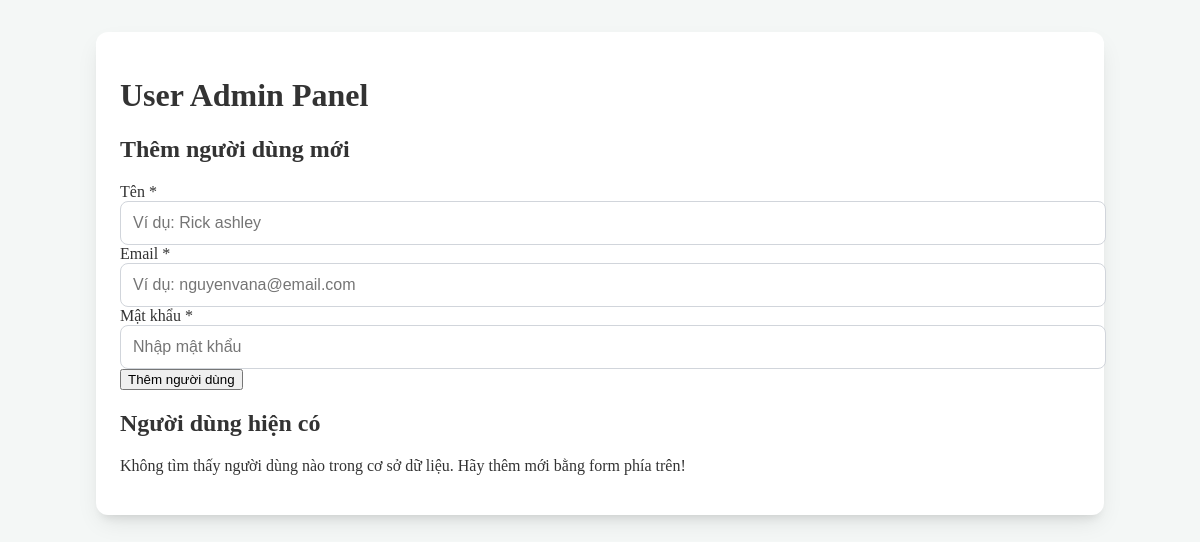
The app's page /Admin/User_admin.php, older data.
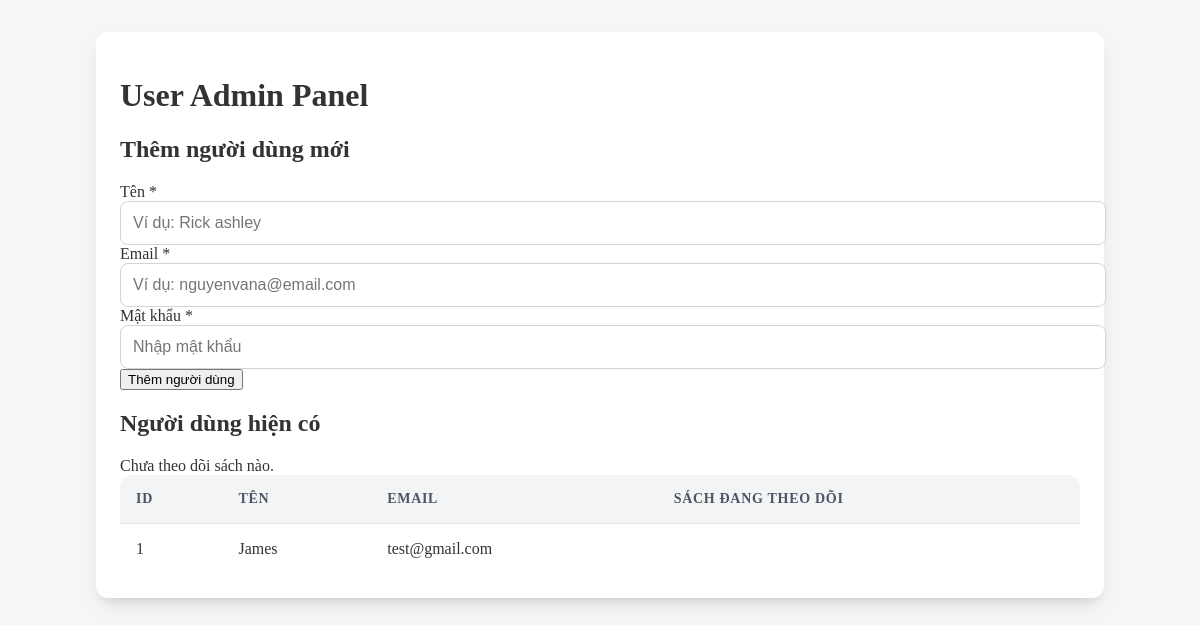
The same page, newer data.
### tables this page shows
CREATE TABLE users (
            id INTEGER PRIMARY KEY AUTOINCREMENT,
            name TEXT NOT NULL,
            email TEXT NOT NULL UNIQUE,
            password TEXT NOT NULL
        );

### Admin/User_admin.php (the view, shortened to what this page needs)
<?php
$databaseFile = '../DB/Database.db';
try {
    $pdo = new PDO("sqlite:" . $databaseFile);
    $pdo->setAttribute(PDO::ATTR_ERRMODE, PDO::ERRMODE_EXCEPTION);
    $pdo->setAttribute(PDO::ATTR_DEFAULT_FETCH_MODE, PDO::FETCH_ASSOC);
    $createUsersTableSQL = "
        CREATE TABLE IF NOT EXISTS users (
            id INTEGER PRIMARY KEY AUTOINCREMENT,
            name TEXT NOT NULL,
            email TEXT NOT NULL UNIQUE,
            password TEXT NOT NULL
        );
    ";
    $pdo->exec($createUsersTableSQL);
    $createUserBooksFollowedTableSQL = "
        CREATE TABLE IF NOT EXISTS user_books_followed (
            user_id INTEGER NOT NULL,
            book_id INTEGER NOT NULL,
            PRIMARY KEY (user_id, book_id),
            FOREIGN KEY (user_id) REFERENCES users(id) ON DELETE CASCADE,
            FOREIGN KEY (book_id) REFERENCES books(id) ON DELETE CASCADE
        );
    ";
    $pdo->exec($createUserBooksFollowedTableSQL);
    $users = [];
    $selectUsersSQL = "
        SELECT
            u.id,
            u.name,
            u.email,
            GROUP_CONCAT(b.title, '; ') AS followed_books_titles
        FROM
            users u
        LEFT JOIN
            user_books_followed ubf ON u.id = ubf.user_id
        LEFT JOIN
            books b ON ubf.book_id = b.id
        GROUP BY
            u.id, u.name, u.email
        ORDER BY
            u.name ASC;
    ";
    $stmt = $pdo->query($selectUsersSQL);
    $users = $stmt->fetchAll();
} catch (PDOException $e) {
    $message = 'Lỗi kết nối cơ sở dữ liệu: ' . $e->getMessage();
    $messageType = 'error';
}
?>
<!DOCTYPE html>
<html lang="en">
<head>
</head>
<body>
    <div class="container">
        <h1 >User Admin Panel</h1>
        <div>
            <h2 >Thêm người dùng mới</h2>
            <form action="User_admin.php" method="POST">
                <div>
                    <label for="name">Tên <span>*</span></label>
                    <input type="text" id="name" name="name" required class="form-input" placeholder="Ví dụ: Rick ashley">
                </div>
                <div>
                    <label for="email">Email <span>*</span></label>
                    <input type="email" id="email" name="email" required class="form-input" placeholder="Ví dụ: nguyenvana@email.com">
                </div>
                <div>
                    <label for="password">Mật khẩu <span>*</span></label>
                    <input type="password" id="password" name="password" required class="form-input" placeholder="Nhập mật khẩu">
                </div>
                <button type="submit" name="add_user" >Thêm người dùng</button>
            </form>
        </div>
        <div>
            <h2>Người dùng hiện có</h2>
            <?php if (!empty($users)): ?>
                <div>
                    <table>
                        <thead>
                            <tr>
                                <th>ID</th>
                                <th >Tên</th>
                                <th >Email</th>
                                <th>Sách đang theo dõi</th>
                            </tr>
                        </thead>
                        <tbody>
                            <?php foreach ($users as $user): ?>
                                <tr>
                                    <td ><?php echo htmlspecialchars($user['id']); ?></td>
                                    <td><?php echo htmlspecialchars($user['name']); ?></td>
                                    <td><?php echo htmlspecialchars($user['email']); ?></td>
                                    <td">
                                        <?php
                                        echo !empty($user['followed_books_titles'])
                                            ? htmlspecialchars(str_replace(';', ', ', $user['followed_books_titles']))
                                            : 'Chưa theo dõi sách nào.';
                                        ?>
                                </tr>
                            <?php endforeach; ?>
                        </tbody>
                    </table>
                </div>
            <?php else: ?>
                <p>Không tìm thấy người dùng nào trong cơ sở dữ liệu. Hãy thêm mới bằng form phía trên!</p>
            <?php endif; ?>
        </div>
    </div>
</body>
</html>

### Admin/User_admin.php (style rules this page uses)
body { background-color: #f4f7f6; color: #333; }
.container { max-width: 960px; margin: 2rem auto; padding: 1.5rem; background-color: #ffffff; border-radius: 12px; box-shadow: 0 10px 25px -5px rgba(0, 0, 0, 0.1), 0 8px 10px -6px rgba(0, 0, 0, 0.1); }
.form-input { width: 100%; padding: 0.75rem; border: 1px solid #d1d5db; border-radius: 8px; font-size: 1rem; transition: border-color 0.2s, box-shadow 0.2s; }
table { width: 100%; border-collapse: separate; border-spacing: 0; border-radius: 12px; overflow: hidden; }
th, td { padding: 1rem; text-align: left; border-bottom: 1px solid #e5e7eb; }
th { background-color: #f3f4f6; font-weight: 600; color: #4b5563; text-transform: uppercase; font-size: 0.875rem; letter-spacing: 0.05em; }
tr:last-child td { border-bottom: none; }

Row changes from the older to the newer data that the page shows:
added users: id "1", name "James", email "test@gmail.com"
Text that changed along with them:
text no longer shown: "Không tìm thấy người dùng nào trong cơ sở dữ liệu. Hãy thêm mới bằng form phía trên!"
text now shown: "ID TÊN EMAIL SÁCH ĐANG THEO DÕI"
